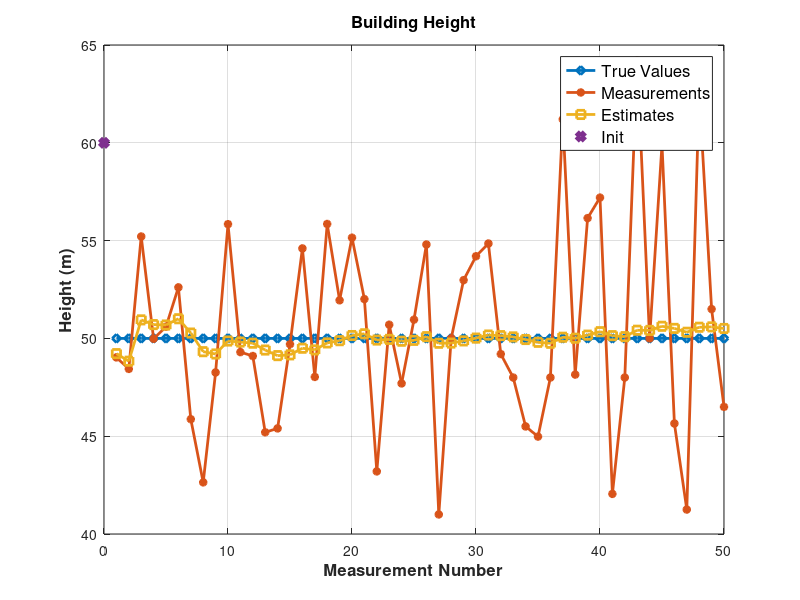
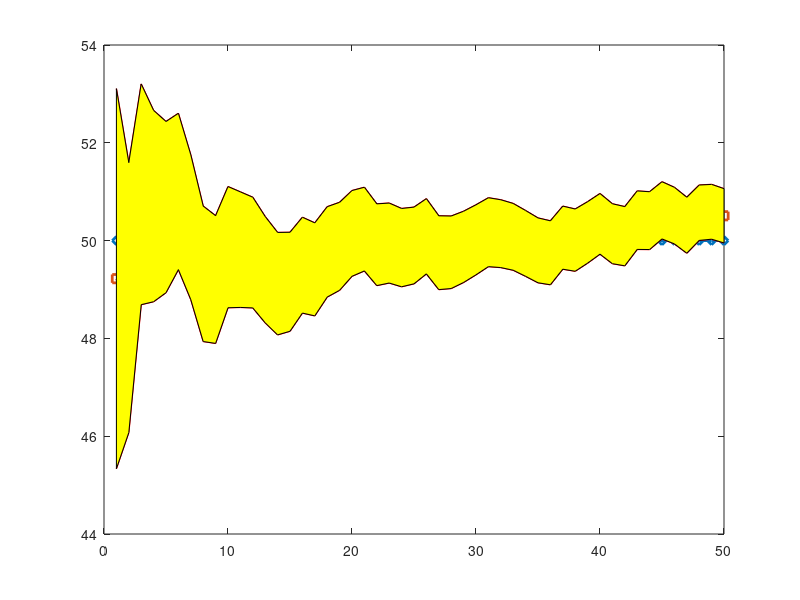

Here is the MATLAB script that generated these plots, in order: (Note: this script raises an error after producing the figures.)
clc, close all, clear all;

h_true = 50;
% Measurements vector
z_1 = [49.03, 48.44, 55.21, 49.98, 50.6, 52.61, 45.87, 42.64, 48.26, 55.84];
z_2 = [49.3 49.1 45.2 45.4 49.7 54.6 48.03 55.85 51.95 55.15 52.01 43.20 50.7 47.7 50.96 54.8 41 50 52.98 ...
       54.2 54.85 49.2 48 45.5 44.98 48 61.2 48.15 56.15 57.2 42.05 48 64.2 50 59.91 45.65 41.25 62.6 51.5 46.5];

z = [z_1 z_2];


% Measurement uncertainty 
sigma_std = 2; 
r = sigma_std^2;


%% ITERATION ZERO

% Initialization 

h_estimate = 60;                % Estimated build height
uncertainity_estimate = 225;    % Estimate uncertainty with std. σ = 15m

% Prediction at Iteration Zero
h_estimate_pred(1,1) = h_estimate;   % Since Dynamic Model is constant
uncertainity_estimate_pred(1,1) = uncertainity_estimate; % The extrapolated estimate uncertainty (variance) also doesn’t change

for ii = 1:length(z)
    
%   1) Measure
    z_n = z(ii); % New Measurement
    r_n = r;    % Measurement uncertainty
    
    
    % Kalman gain
    K(ii) = uncertainity_estimate_pred(1,ii) / (uncertainity_estimate_pred(1,ii) + r_n);
    
    
%   3) State Update
    h_estimate_current(ii)    = h_estimate_pred(1,ii) + K(ii)*(z(ii) - h_estimate_pred(1,ii)); %Estimating the current state
    uncertainity_estimate_current(ii) = (1-K(ii))* uncertainity_estimate_pred(1,ii); %Current estimate uncertainty
    
    % Prediction Updates
    h_estimate_pred(1, ii+1) = h_estimate_current (ii);
    uncertainity_estimate_pred(1,ii+1) = uncertainity_estimate_current(ii);
end

x = 1:length(z);

figure();

plot(x, ones(1,length(z))*h_true, '-d', 'LineWidth', 2);
hold on;
plot(x, z, '-*', 'LineWidth', 2);

plot(x, h_estimate_current, '-s', 'LineWidth', 2);
plot([0], h_estimate, 'd', 'LineWidth', 4);

xlabel('Measurement Number', 'FontSize', 12, 'FontWeight', 'Bold');
ylabel('Height (m)', 'FontSize', 12, 'FontWeight', 'Bold');
grid on;
legend('True Values', 'Measurements', 'Estimates', 'Init', 'FontSize', 12, 'Location', 'NorthEast');
title('Building Height', 'FontSize', 12, 'FontWeight', 'Bold');


%%
figure;

p1 = plot(x, ones(1,length(z))*h_true, '-d', 'LineWidth', 2);
hold on;
p2= plot(x, h_estimate_current, '-s', 'LineWidth', 2);
% 95% Confidence Interval

CI = 95;
temp = (1 - CI/100)/2;

low = h_estimate_current - norminv(temp)*sqrt(uncertainity_estimate_current);
up  = h_estimate_current + norminv(temp)*sqrt(uncertainity_estimate_current);

plot(x, low, 'r', 'LineWidth',1);
plot(x, up, 'r', 'LineWidth',1);
x2 = [x, fliplr(x)];
inBetween = [low, fliplr(up)];
p3 = patch(x2, inBetween, 'y');
%legend(p1,'Area 1')
alpha(0.25)
grid on;

xlabel('Measurement Number', 'FontSize', 12, 'FontWeight', 'Bold');
ylabel('Height (m)', 'FontSize', 12, 'FontWeight', 'Bold');
grid on;
%legend('True Values', 'Estimates', 'FontSize', 12, 'Location', 'NorthEast');
legend([p1 p2 p3],'True Values','Estimates','95% Confidence Interval')
title('Building Height - 95% Confidence Interval of the Estimates', 'FontSize', 12, 'FontWeight', 'Bold');

%%
figure;

plot(x, ones(1,length(z))*r, '-d', 'LineWidth', 2);
hold on;
plot(x, uncertainity_estimate_current, '-*', 'LineWidth', 2);

% plot(x, h_estimate_current, '-s', 'LineWidth', 2);
plot([0], uncertainity_estimate, 'd', 'LineWidth', 4);

xlabel('Measurement Number', 'FontSize', 12, 'FontWeight', 'Bold');
ylabel('Uncertainty (m^2)', 'FontSize', 12, 'FontWeight', 'Bold');
grid on;
legend('Measurement Uncertainty', 'Estimates Uncertainty', 'Init', 'FontSize', 12, 'Location', 'NorthEast');
title('Uncertainties', 'FontSize', 12, 'FontWeight', 'Bold');

figure;

plot(x, K, '-d', 'LineWidth', 2);
xlabel('Measurement Number', 'FontSize', 12, 'FontWeight', 'Bold');
ylabel('Kalman Gain', 'FontSize', 12, 'FontWeight', 'Bold');
grid on;
title('Kalman Gain', 'FontSize', 12, 'FontWeight', 'Bold');


